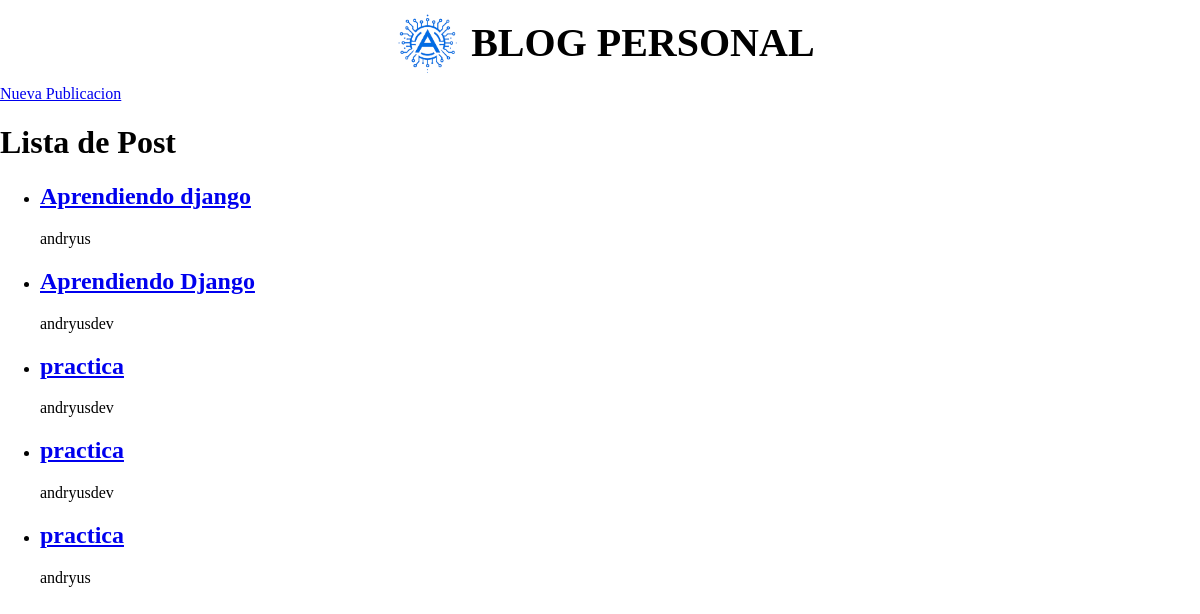
Before: / with the older database file.
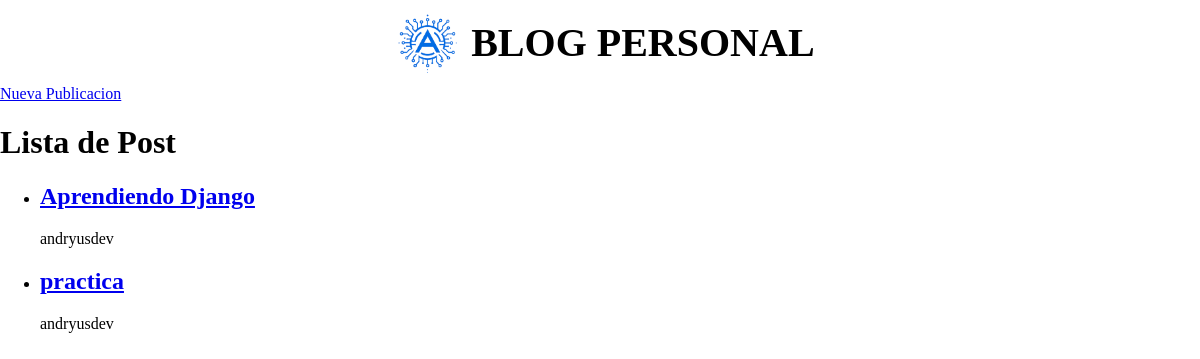
After: the same page with the newer database file.
### blogs/models.py (models this page shows, shortened)
class Post(models.Model):
    title = models.CharField(max_length=200)
    body = models.TextField()
    created_at = models.DateTimeField(auto_now=True)
    update_at = models.DateTimeField(auto_now=True)
    author = models.ForeignKey("auth.User", on_delete=models.CASCADE)

### blogs/views.py (the view)
# urls.py: path("", PostListView.as_view(), name="post-list"),
class PostListView(ListView):
    model = Post
    template_name = "blog.html"

### blogs/templates/blog.html
{% extends '_base.html' %}
{% block content %}
            <h1>Lista de Post</h1>
        {% for publication in post_list %}
            <ul>
                <a href="{% url 'post-detail' publication.pk %}"><li><h2>{{ publication.title }}</h2></a>
                <p>{{ publication.author}}</p></li>
            </ul>
        {% endfor %}
{% endblock content %}

### blogs/templates/_base.html (shortened to what this page needs)
<!DOCTYPE html>
<html lang="en">
    <head>
        {% load static %}
        <link rel="stylesheet" href="{% static 'css/blog.css' %}">
    </head>
    <body>
        <div class="header">
            <img src="{% static 'image/andryusdev_logo2.png' %}" class="logo_andryus">
            <a href="{% url 'post-list' %}" class="titulo_enlace"><h1 class="header_titulo">BLOG PERSONAL</h1></a>
        </div>
        <a href="{% url 'post-new' %}">Nueva Publicacion</a>
        {% block content %}
        {% endblock %}
    </body>
</html>

### blogs/static/css/blog.css (style rules this page uses)
body { box-sizing: border-box; margin: 0; }
.header { height: 85px; width: 100%; display: flex; align-items: center; justify-content: center; }
.header_titulo { font-size: 2.5rem; color: rgb(0, 0, 0); }
.titulo_enlace { text-decoration: none; }
.logo_andryus { height: 100%; width: auto; transition: all 0.5s ease; }

Changed rows visible on the page:
removed Post: title "Aprendiendo django", author "andryus"
removed Post: title "practica", author "andryusdev"
removed Post: title "practica", author "andryus"
